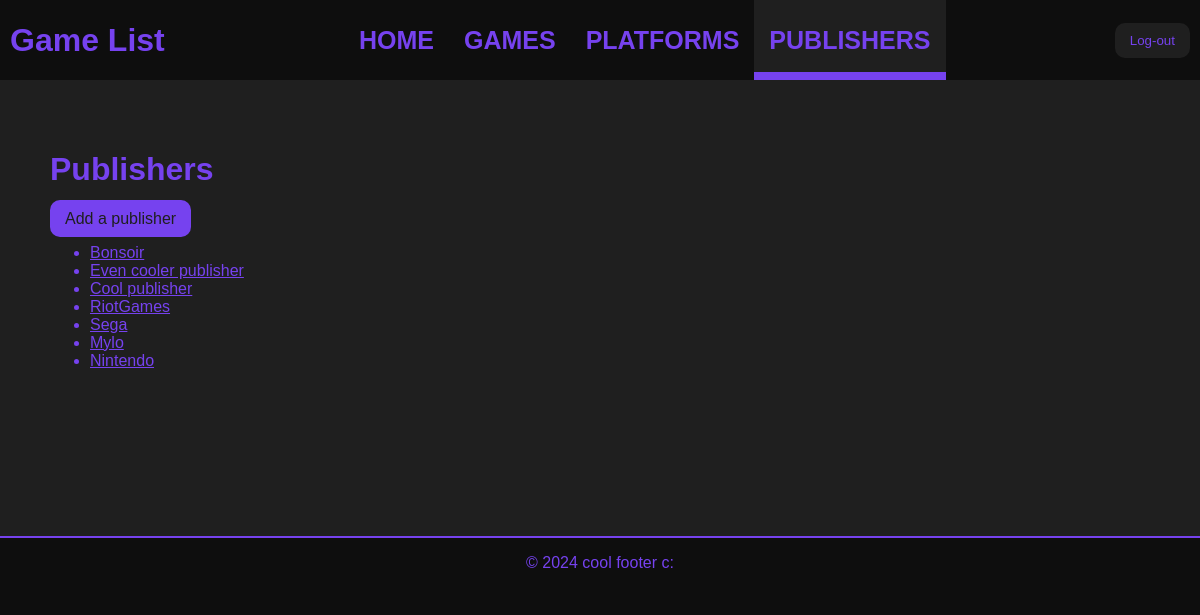
The app's page /game-list/publisher/ (signed in) with its own data.
### game_list_app/models.py (models this page shows, shortened)
class Publisher(models.Model):
	name = models.CharField(max_length = 100)
	description = models.TextField(blank=True, null=True)
	add_date = models.DateTimeField(editable = False, default = timezone.now)
	modified_date = models.DateTimeField(editable = False, default = timezone.now)
	def __str__(self):
		return self.name

### game_list_app/views.py (the view)
# urls.py: path("publisher/", views.PublisherList.as_view(), name = "publisher_list"),
class PublisherList(generic.ListView):
	template_name = "publishers.html"
	context_object_name = "publishers"
	def get_queryset(self):
		return Publisher.objects.order_by("-add_date")

### game_list_app/templates/publishers.html (shortened to what this page needs)
{% extends 'index.html' %}
{% block content %}
<h1>Publishers</h1>
<a class="btn-action" href="{% url 'game_list_app:add_item' 'publisher' %}">Add a publisher</a>
{% if publishers %}
    <ul>
    {% for publisher in publishers %}
        <li><a href="{% url 'game_list_app:publisher_detail' publisher.id %}">{{ publisher }}</a></li>
    {% endfor %}
    </ul>
{% else %}
    <p>No publisher here :(</p>
{% endif %}
{% endblock %}

### game_list_app/static/index_style.css (style rules this page uses)
body { background-color: #0e0e0e; font-family: "Doppio One", sans-serif; color: #7642EF; padding: 0; margin: 0; }
body a { color: #7642EF; }
.btn-action { text-decoration: none; color: #1f1f1f; border: none; background-color: #7642EF; padding-left: 15px; padding-right: 15px; padding-top: 10px; padding-bottom: 10px; border-radius: 10px; cursor: pointer; transition: background-color 0.3s ease; }

### records on screen
Publisher: name "Bonsoir"
Publisher: name "Even cooler publisher"
Publisher: name "Cool publisher"
Publisher: name "RiotGames"
Publisher: name "Sega"
Publisher: name "Mylo"
Publisher: name "Nintendo"
